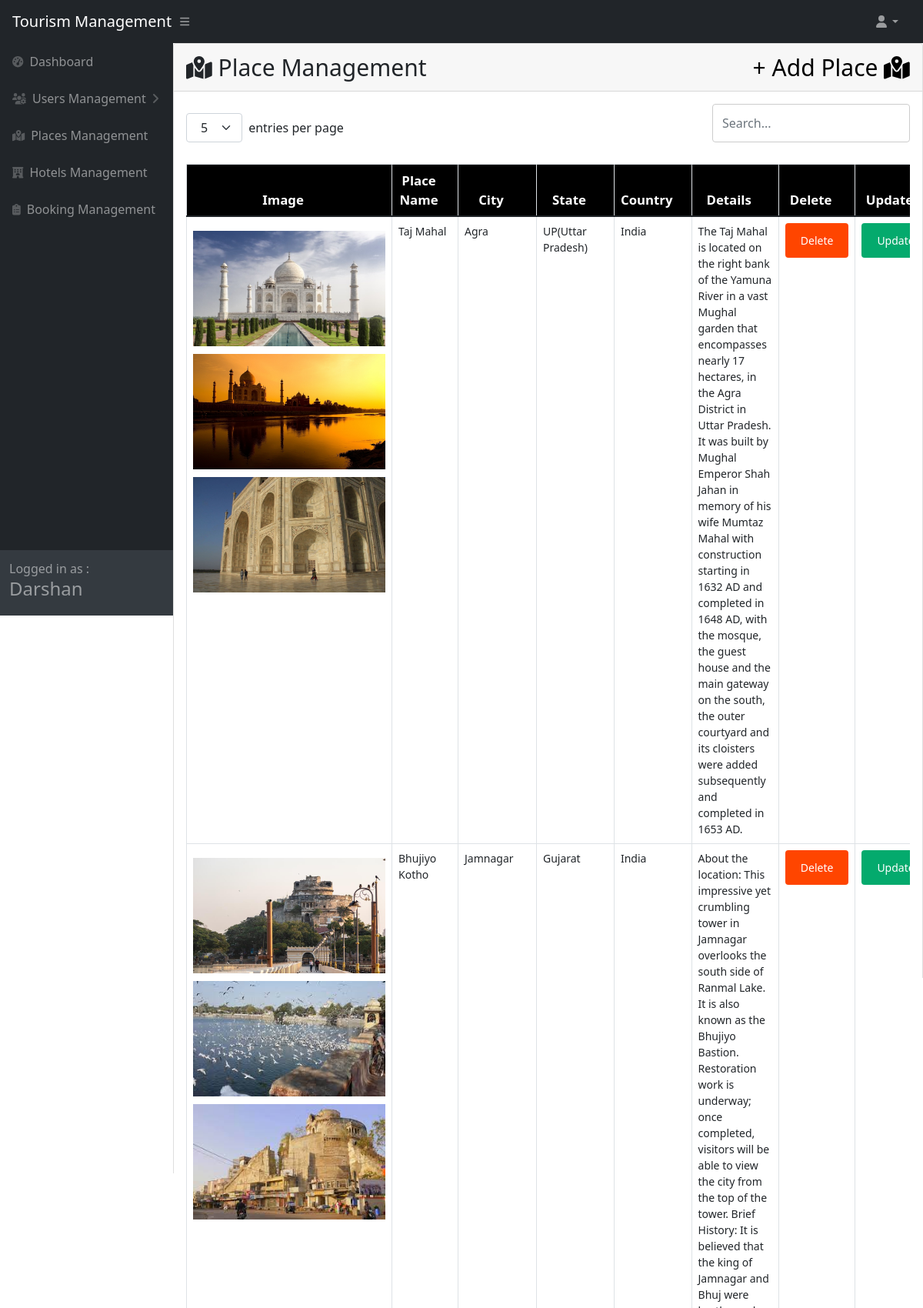
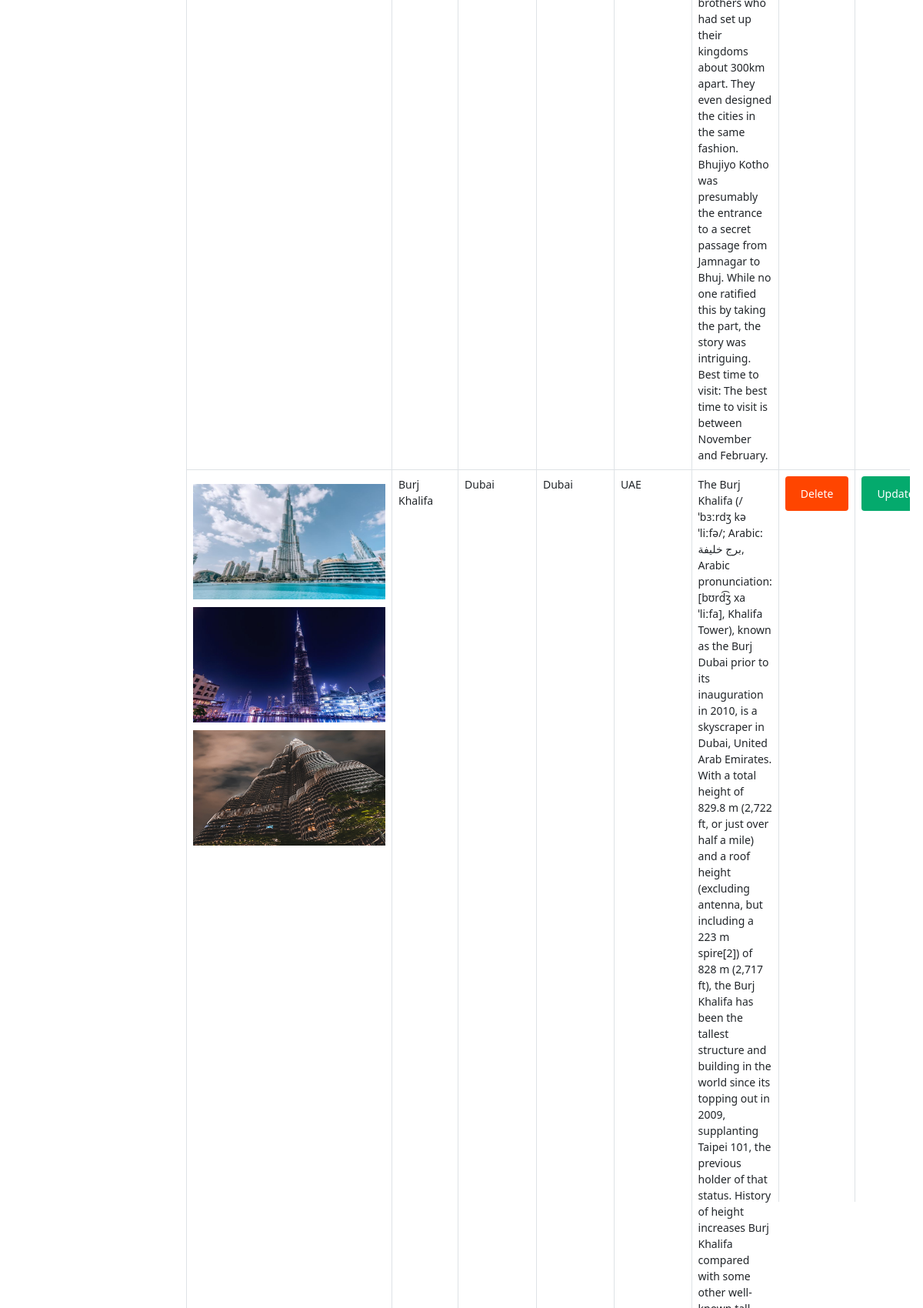
The page /Admin/placesmanagement.php (signed in, upper part) on the database its author committed (2 pictures, top to bottom).
### tables this page shows
CREATE TABLE `users` (
  `Id` int(11) NOT NULL,
  `Name` varchar(100) NOT NULL,
  `MobileNumber` varchar(15) NOT NULL,
  `UserType` varchar(1) NOT NULL DEFAULT 'U',
  `Email` varchar(100) NOT NULL,
  `PasswordHash` varchar(100) NOT NULL,
  `FirebaseToken` varchar(500) DEFAULT NULL,
  `Status` tinyint(1) DEFAULT 1,
  `UserIsDelete` int(11) NOT NULL DEFAULT 0
);

CREATE TABLE `placemedia` (
  `Id` int(11) NOT NULL,
  `PlaceImages` varchar(100) NOT NULL,
  `Place_id` int(11) NOT NULL
);

CREATE TABLE `places` (
  `Id` int(11) NOT NULL,
  `PlaceName` varchar(100) NOT NULL,
  `City_id` int(11) NOT NULL,
  `Discription` mediumtext NOT NULL,
  `PlaceIsDelete` int(11) NOT NULL DEFAULT 0
);

CREATE TABLE `city` (
  `Id` int(11) NOT NULL,
  `CityName` varchar(100) NOT NULL,
  `State_id` int(11) NOT NULL
);

CREATE TABLE `states` (
  `Id` int(11) NOT NULL,
  `StateName` varchar(100) NOT NULL,
  `Country_id` int(11) NOT NULL
);

CREATE TABLE `country` (
  `Id` int(11) NOT NULL,
  `CountryName` varchar(100) NOT NULL
);

### Admin/placesmanagement.php (the view, shortened to what this page needs)
<?php
include('includes/layout-sidenav-light.php');
$pdo = new PDO("mysql:host=localhost;dbname=tourism", "root", "");
?>
<div id="layoutSidenav_content">
    <main>
        <div class="card mb-4">
            <div class="card-header" style="font-size: 30px;">
                <i class="fa-solid fa-map-location-dot"></i>
                Place Management
                <a href="addplace.php" id="addplace" style="text-decoration: none; color: black;border: 0px solid; float: right;">+ Add Place <i class="fa-solid fa-map-location-dot"></i> </a>
            </div>
            <div class="card-body">
                <table id="datatablesSimple">
                    <thead>
                        <tr>
                            <th>Image</th>
                            <th>Place Name</th>
                            <th>City</th>
                            <th>State</th>
                            <th>Country</th>
                            <th>Details</th>
                            <th>Delete</th>
                            <th>Update</th>
                        </tr>
                    </thead>
                    <tbody>
                        <?php
                        $statementplace = $pdo->prepare("SELECT * FROM places");
                        $statementplace->execute();
                        while ($rowplace = $statementplace->fetch()) {
                            $id = $rowplace['Id'];
                            $discription = $rowplace['Discription'];
                            $cityid = $rowplace['City_id'];
                            $delete = $rowplace['PlaceIsDelete'];
                            $statementcity = $pdo->prepare("SELECT * FROM city WHERE Id=?");
                            $statementcity->execute(array($cityid));
                            $rowcity = $statementcity->fetch();
                            $city = $rowcity['CityName'];
                            $stateid = $rowcity['State_id'];
                            $statementstate = $pdo->prepare("SELECT * FROM states WHERE Id=?");
                            $statementstate->execute(array($stateid));
                            $rowstate = $statementstate->fetch();
                            $state = $rowstate['StateName'];
                            $countryid = $rowstate['Country_id'];
                            $statementcountry = $pdo->prepare("SELECT * FROM country WHERE Id=?");
                            $statementcountry->execute(array($countryid));
                            $rowcountry = $statementcountry->fetch();
                            $country = $rowcountry['CountryName'];
                            $statementimage = $pdo->prepare("SELECT * FROM placemedia WHERE Place_id=?");
                            $statementimage->execute(array($id));;
                            if ($delete == 0) {
                        ?>
                                <tr>
                                    <td>
                                        <?php
                                        while ($rowimage = $statementimage->fetch()) {
                                            $placeimage = $rowimage['PlaceImages'];
                                        ?>
                                            <img src="../images/<?= $placeimage  ?>" alt="" style="height: 150px; width: 250px; margin-top: 10px;">
                                        <?php } ?>
                                    </td>
                                    <td><?= $rowplace['PlaceName']; ?></td>
                                    <td><?= $city ?></td>
                                    <td><?= $state ?></td>
                                    <td><?= $country ?></td>
                                    <td><?= $discription ?></td>
                                    <td><a href="./process/deleteplace.php?id=<?= $id ?>" onclick="if (! confirm('You Want To Delete The Place ?')) { return false; }"><input type="submit" name="delete" value="Delete" style="background-color: orangered;"></a></td>
                                    <td><a href="./updateplace.php?id=<?= $id ?>"><input type="submit" name="update" value="Update"></a></td>
                                </tr>
                        <?php
                            }
                        }
                        ?>
                    </tbody>
                </table>
            </div>
        </div>
</div>
<?php
include('./includes/footer.php');
?>

### Admin/includes/layout-sidenav-light.php (shortened to what this page needs)
<!DOCTYPE html>
<html lang="en">
<?php
$pdo = new PDO("mysql:host=localhost;dbname=tourism", "root", "");
if (isset($_SESSION['Admin'])) {
    $logedInUseremail = $_SESSION['Admin'];
    $statementuser = $pdo->prepare("SELECT * from users where Email=?");
    $statementuser->execute(array($logedInUseremail));
    while ($logedInUsername = $statementuser->fetch()) {
        $currentusername = $logedInUsername['Name'];
    }
}
else{
    header("Location: ../User/loginlogout/login.php");
}
?>
<head>
    <link href="./css/style.css" rel="stylesheet" />
    <link href="./css/styles.css" rel="stylesheet" />
    <link rel="stylesheet" href="./css/animate.css">
</head>
<body class="sb-nav-fixed">
    <nav class="sb-topnav navbar navbar-expand navbar-dark bg-dark">
        <h4 class="navbar-brand ps-3" href="index.html">Tourism Management</h4>
        <button class="btn btn-link btn-sm order-1 order-lg-0 me-4 me-lg-0" id="sidebarToggle" href="#!"><i class="fas fa-bars"></i></button>
        <ul class="navbar-nav ms-auto ms-md-0 me-3 me-lg-4">
            <li class="nav-item dropdown">
                <a class="nav-link dropdown-toggle" id="navbarDropdown" href="#" role="button" data-bs-toggle="dropdown" aria-expanded="false"><i class="fas fa-user fa-fw"></i></a>
            </li>
        </ul>
    </nav>
    <div id="layoutSidenav">
        <div id="layoutSidenav_nav">
            <nav class="sb-sidenav accordion sb-sidenav-dark" id="sidenavAccordion">
                <div class="sb-sidenav-menu">
                    <div class="nav">
                        <a class="nav-link" href="index.php">
                            <div class="sb-nav-link-icon"><i class="fas fa-tachometer-alt"></i></div>
                            Dashboard
                        </a>
                        <a class="nav-link collapsed" href="#" data-bs-toggle="collapse" data-bs-target="#collapsePages" aria-expanded="false" aria-controls="collapsePages">
                            <div class="sb-nav-link-icon"><i class="fas fa-users-cog"></i></div>
                            Users Management
                            <div class="sb-sidenav-collapse-arrow"><i class="fas fa-angle-down"></i></div>
                        </a>
                        <a class="nav-link" href="placesmanagement.php">
                            <div class="sb-nav-link-icon"><i class="fa-solid fa-map-location-dot"></i></div>
                            Places Management
                        </a>
                        <a class="nav-link" href="hotelsmanagement.php">
                            <div class="sb-nav-link-icon"><i class="fa-solid fa-hotel"></i></div>
                            Hotels Management
                        </a>
                        <a class="nav-link" href="booking.php">
                            <div class="sb-nav-link-icon"><i class="fa-solid fa-clipboard-list"></i></div>
                            Booking Management
                        </a>
                    </div>
                </div>
                <div class="sb-sidenav-footer">
                    <div class="medium">Logged in as :</div>
                    <h4><?= $currentusername ?></h4>
                </div>
            </nav>
        </div>

### Admin/css/style.css (style rules this page uses)
.dataTable-table { max-width: 100%; width: 100%; border-spacing: 0; border-collapse: separate; }
.dataTable-table > tbody > tr > td, .dataTable-table > tbody > tr > th, .dataTable-table > tfoot > tr > td, .dataTable-table > tfoot > tr > th, .dataTable-table > thead > tr > td, .dataTable-table > thead > tr > th { vertical-align: top; padding: 8px 10px; }
.dataTable-table > thead > tr > th { vertical-align: bottom; text-align: center; border-bottom: 1px solid #d9d9d9; background-color: #000; color: white; font-size: larger; font-weight: bolder; }
.dataTable-table th { vertical-align: bottom; text-align: center; }
* { box-sizing: border-box; }

### rows shown on the page
users: Name "Darshan"
places: PlaceName "Taj Mahal", City.CityName "Agra", states.StateName "UP(Uttar Pradesh)", country.CountryName "India", Discription "The Taj Mahal is located on the right bank of the Yamuna River in a vast Mughal garden that encompasses nearly 17 hectares, in the Agra District in Uttar Pradesh. It was built by Mughal Emperor Shah Jahan in memory of his wife Mumtaz Mahal with construction starting in 1632 AD and completed in 1648 AD, with the mosque, the guest house and the main gateway on the south, the outer courtyard and its cloisters were added subsequently and completed in 1653 AD."
placemedia: PlaceImages (picture)
placemedia: PlaceImages (picture)
placemedia: PlaceImages (picture)
places: PlaceName "Bhujiyo Kotho", City.CityName "Jamnagar", states.StateName "Gujarat", country.CountryName "India", Discription "About the location: This impressive yet crumbling tower in Jamnagar overlooks the south side of Ranmal Lake. It is also known as the Bhujiyo Bastion. Restoration work is underway; once completed, visitors will be able to view the city from the top of the tower. Brief History: It is believed that the king of Jamnagar and Bhuj were brothers who had set up their kingdoms about 300km apart. They even designed the cities in the same fashion. Bhujiyo Kotho was presumably the entrance to a secret passage from Jamnagar to Bhuj. While no one ratified this by taking the part, the story was intriguing. Best time to visit: The best time to visit is between November and February."
placemedia: PlaceImages (picture)
placemedia: PlaceImages (picture)
placemedia: PlaceImages (picture)
places: PlaceName "Burj Khalifa", City.CityName "Dubai", states.StateName "Dubai", country.CountryName "UAE"
placemedia: PlaceImages (picture)
placemedia: PlaceImages (picture)
placemedia: PlaceImages (picture)
